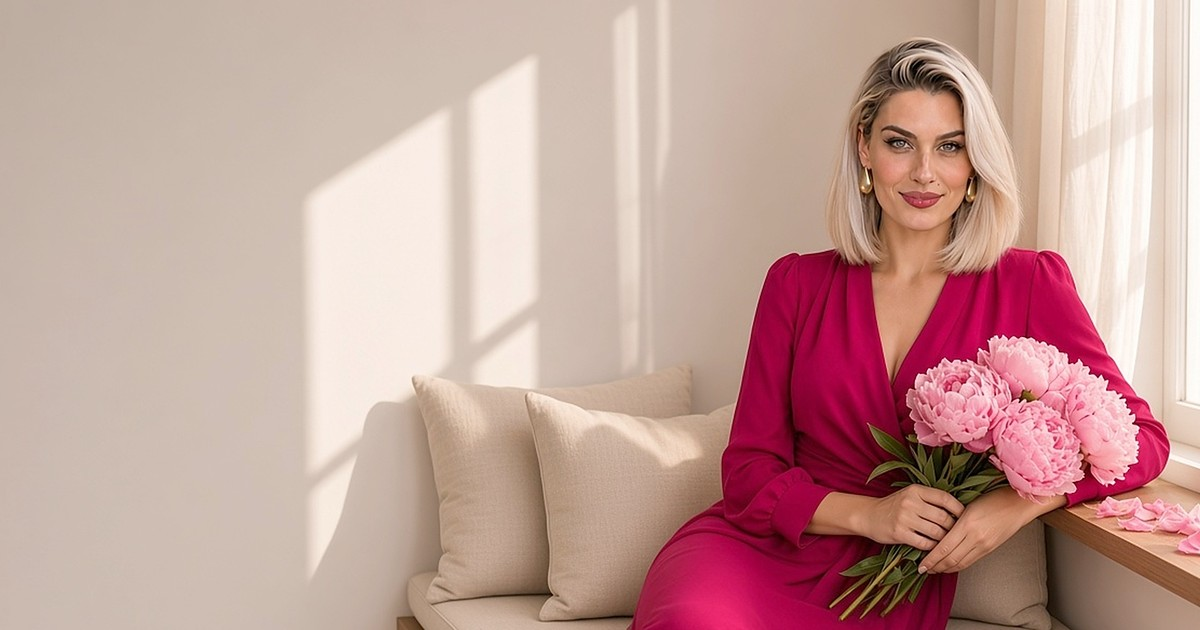
#> input picture docs/video-kit/scripts/instagram/bg-og-alisa.jpg, 1200 x 630 px, given in place of asya-1x1-mask.png, which was not available
$ python ibg.py
#> lines starting #> are read from the running program, lines starting #| are printed output that depends on the picture; after the words box and inside, x2 and y2 are one past the last pixel; in counts of white or black regions, pixels touching at a corner belong together
#> (reads docs/video-kit/scripts/template-vertical/faces1.json from the repository)
#!/usr/bin/env python3
# EYRA · Instagram backgrounds from the square scenes (../template/work): head top lands exactly at HEAD.
# post 1080x1350 (head 520), story 1080x1920 (head 1050), reels 1080x1920 (head 900).
# If the scene is already full width, it is shifted down and the bottom edge is cropped instead.
# Also writes round face crops face-<id>.png for quote cards. Only needed to rebuild; the ready files ship with the scripts.
import json
import numpy as np
from PIL import Image, ImageDraw
import live
KINDS={'post':(1080,1350,520),'story':(1080,1920,1050),'reels':(1080,1920,900)}
M={}
for e in live.es:
  m=np.asarray(Image.open(live.W+e+'-1x1-mask.png').convert('L'))>128;M[e]=int(np.nonzero(m.any(1))[0].min())
#> after `m = np.asarray(Image.open(live.W + e + '-1x1-mask.png').convert('L')) `:
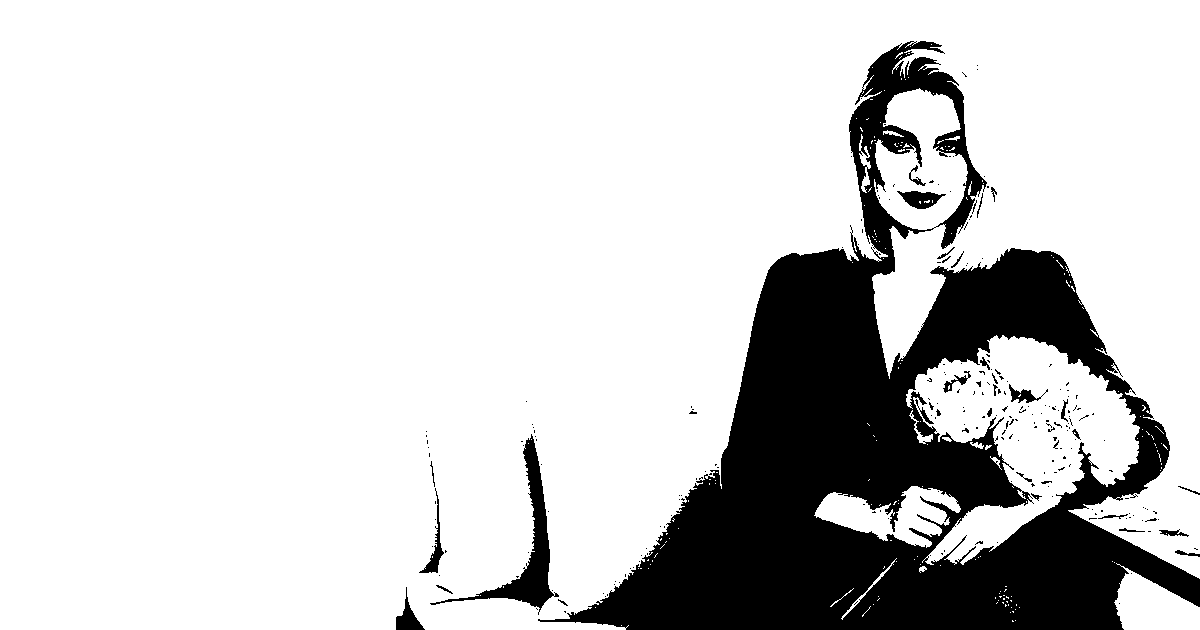
#> m: shape (630, 1200) bool; 81.9% white; 239 black regions (207 under 20 px), largest, box (x1, y1, x2, y2) and area: (538, 41, 1200, 630) 129875, (430, 434, 559, 615) 3479, (897, 191, 946, 209) 501
#> pass 2 of the loop `for e in live.es:`:
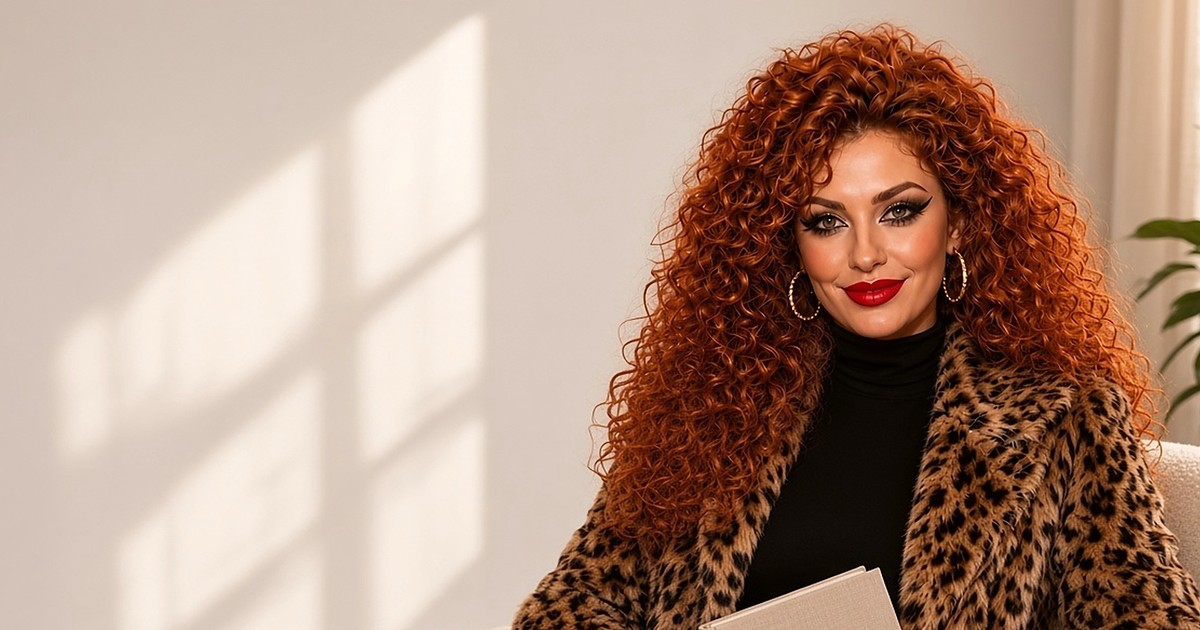
#> input picture docs/video-kit/scripts/instagram/bg-og-asya.jpg, 1200 x 630 px, given in place of kira-1x1-mask.png, which was not available
#> `m = np.asarray(Image.open(live.W + e + '-1x1-mask.png').convert('L')) `:
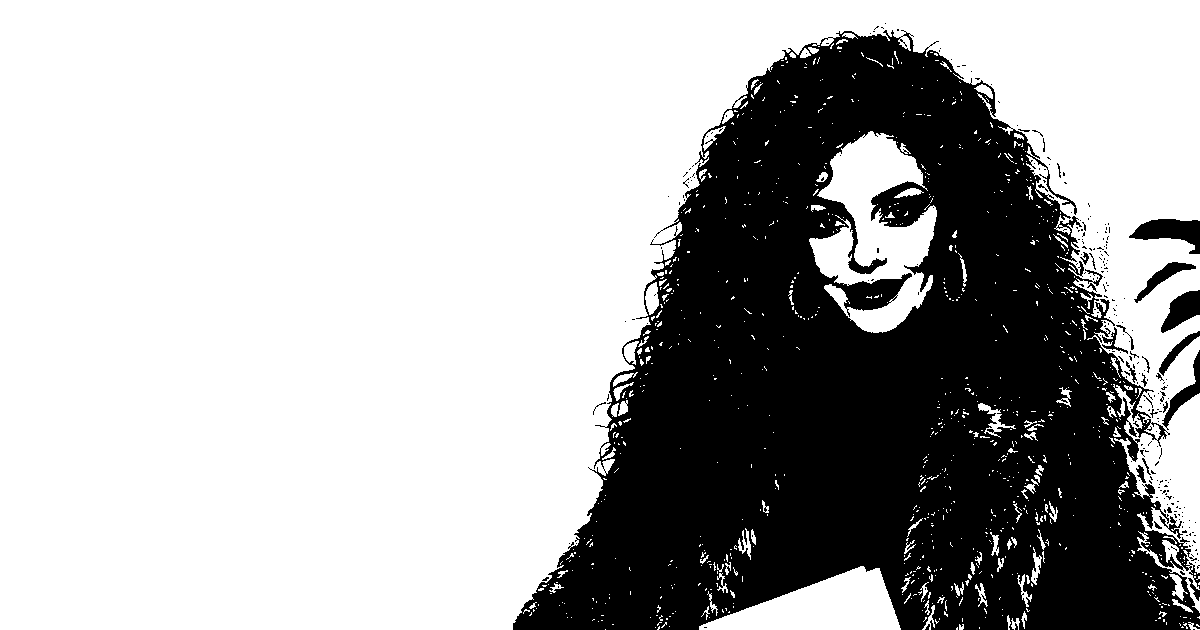
#> m: shape (630, 1200) bool; 68% white; 274 black regions (246 under 20 px), largest, box (x1, y1, x2, y2) and area: (513, 30, 1200, 630) 236171, (1129, 219, 1200, 254) 1325, (1161, 290, 1200, 333) 923
#> (the run stopped early here; a loop or call above may not have finished)
